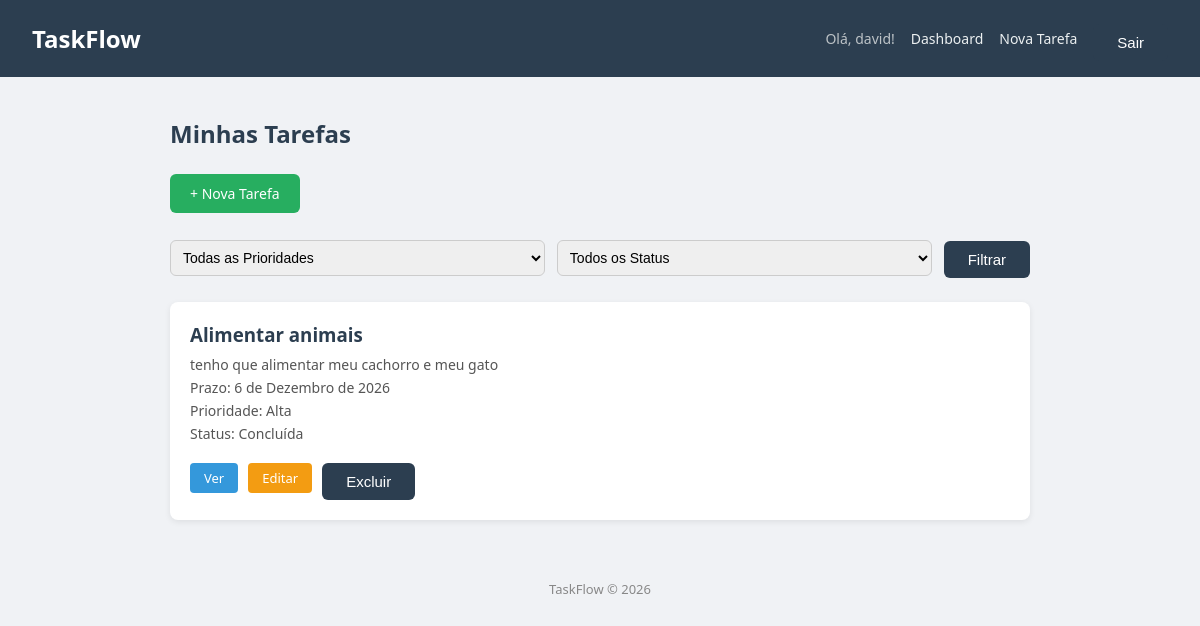
The page / (signed in) on the database its author committed.
### tasks/models.py (models this page shows, shortened)
class Task(models.Model):
    PRIORIDADE_CHOICES = [
        ('baixa', 'Baixa'),
        ('media', 'Média'),
        ('alta', 'Alta'),
    ]
    STATUS_CHOICES = [
        ('pendente', 'Pendente'),
        ('concluida', 'Concluída'),
    ]
    titulo = models.CharField(max_length=200)
    descricao = models.TextField(blank=True)
    data_criacao = models.DateTimeField(auto_now_add=True)
    prazo = models.DateField(null=True, blank=True)
    prioridade = models.CharField(max_length=10, choices=PRIORIDADE_CHOICES, default='baixa')
    status = models.CharField(max_length=10, choices=STATUS_CHOICES, default='pendente')
    usuario = models.ForeignKey(User, on_delete=models.CASCADE)

### tasks/views.py (the view)
# urls.py: path('', views.dashboard, name='dashboard'),
@login_required
def dashboard(request):
    tarefas = Task.objects.filter(usuario=request.user)
    prioridade = request.GET.get('prioridade')
    status = request.GET.get('status')
    if prioridade:
        tarefas = tarefas.filter(prioridade=prioridade)
    if status:
        tarefas = tarefas.filter(status=status)
    return render(request, 'tasks/dashboard.html', {'tarefas': tarefas})

### tasks/templates/tasks/dashboard.html (shortened to what this page needs)
{% extends 'tasks/base.html' %}
{% block conteudo %}
    <h2>Minhas Tarefas</h2>
    <a href="{% url 'criar_tarefa' %}" class="btn-nova-tarefa">+ Nova Tarefa</a>
    <form method="GET" class="filtros">
        <select name="prioridade">
            <option value="">Todas as Prioridades</option>
        </select>
        <select name="status">
            <option value="">Todos os Status</option>
        </select>
        <button type="submit">Filtrar</button>
    </form>
    {% if tarefas %}
        {% for tarefa in tarefas %}
            <div class="tarefa-card">
                <h3>{{ tarefa.titulo }}</h3>
                <p>{{ tarefa.descricao }}</p>
                <p>Prazo: {{ tarefa.prazo }}</p>
                <p>Prioridade: {{ tarefa.get_prioridade_display }}</p>
                <p>Status: {{ tarefa.get_status_display }}</p>
                <div class="tarefa-acoes">
                    <a href="{% url 'detalhe_tarefa' tarefa.id %}" class="btn-ver">Ver</a>
                    <a href="{% url 'editar_tarefa' tarefa.id %}" class="btn-editar">Editar</a>
                    <form method="POST" action="{% url 'excluir_tarefa' tarefa.id %}">
                        <button type="submit" class="btn-excluir">Excluir</button>
                    </form>
                </div>
            </div>
        {% endfor %}
    {% else %}
        <p>Nenhuma tarefa encontrada.</p>
    {% endif %}
{% endblock %}

### tasks/templates/tasks/base.html (shortened to what this page needs)
{% load static %}
<!DOCTYPE html>
<html lang="pt-br">
<head>
    <link rel="stylesheet" href="{% static 'tasks/style.css' %}">
</head>
<body>
    <header>
        <h1>TaskFlow</h1>
        <nav>
            {% if user.is_authenticated %}
                <span>Olá, {{ user.username }}!</span>
                <a href="{% url 'dashboard' %}">Dashboard</a>
                <a href="{% url 'criar_tarefa' %}">Nova Tarefa</a>
                <form method="POST" action="{% url 'logout' %}">
                    <button type="submit">Sair</button>
                </form>
            {% else %}
                <a href="{% url 'login' %}">Login</a>
                <a href="{% url 'cadastro' %}">Cadastro</a>
            {% endif %}
        </nav>
    </header>
    <main>
        {% block conteudo %}{% endblock %}
    </main>
    <footer>
        <p>TaskFlow &copy; 2026</p>
    </footer>
</body>
</html>

### tasks/static/tasks/style.css (style rules this page uses)
* { margin: 0; padding: 0; box-sizing: border-box; }
body { font-family: 'Segoe UI', sans-serif; background-color: #f0f2f5; color: #333; }
header { background-color: #2c3e50; padding: 16px 32px; display: flex; justify-content: space-between; align-items: center; }
header h1 { color: #fff; font-size: 24px; }
header nav { display: flex; align-items: center; gap: 16px; }
header nav a { color: #ecf0f1; text-decoration: none; font-size: 14px; }
header nav span { color: #bdc3c7; font-size: 14px; }
header nav button { background-color: #e74c3c; color: white; border: none; padding: 6px 14px; border-radius: 4px; cursor: pointer; font-size: 14px; }
main { max-width: 900px; margin: 40px auto; padding: 0 20px; }
footer { text-align: center; padding: 20px; color: #888; font-size: 13px; margin-top: 40px; }
h2 { margin-bottom: 24px; color: #2c3e50; }
form input, form textarea, form select { width: 100%; padding: 10px; border: 1px solid #ccc; border-radius: 6px; font-size: 14px; margin-top: 4px; }
form button[type="submit"] { background-color: #2c3e50; color: white; padding: 10px 24px; border: none; border-radius: 6px; cursor: pointer; font-size: 15px; margin-top: 8px; }
.tarefa-card { background-color: #fff; border-radius: 8px; padding: 20px; margin-bottom: 16px; box-shadow: 0 2px 6px rgba(0,0,0,0.08); }
.tarefa-card h3 { margin-bottom: 8px; color: #2c3e50; }
.tarefa-card p { font-size: 14px; color: #555; margin-bottom: 4px; }
.tarefa-acoes { display: flex; gap: 10px; margin-top: 12px; align-items: center; }
.tarefa-acoes a { padding: 6px 14px; border-radius: 4px; text-decoration: none; font-size: 13px; }
.btn-ver { background-color: #3498db; color: white; }
.btn-editar { background-color: #f39c12; color: white; }
.btn-excluir { background-color: #e74c3c; color: white; border: none; padding: 6px 14px; border-radius: 4px; cursor: pointer; font-size: 13px; }
.filtros { display: flex; gap: 12px; margin-bottom: 24px; align-items: center; }
.filtros select { padding: 8px; border-radius: 6px; border: 1px solid #ccc; font-size: 14px; }
.filtros button { padding: 8px 16px; background-color: #2c3e50; color: white; border: none; border-radius: 6px; cursor: pointer; }
.btn-nova-tarefa { display: inline-block; background-color: #27ae60; color: white; padding: 10px 20px; border-radius: 6px; text-decoration: none; margin-bottom: 20px; font-size: 14px; }
a { color: #2c3e50; }

### rows shown on the page
Task: titulo "Alimentar animais", descricao "tenho que alimentar meu cachorro e meu gato", prazo "6 de Dezembro de 2026", prioridade "Alta", status "Concluída"

### other values the page prints
{{ user.username }} "david"
